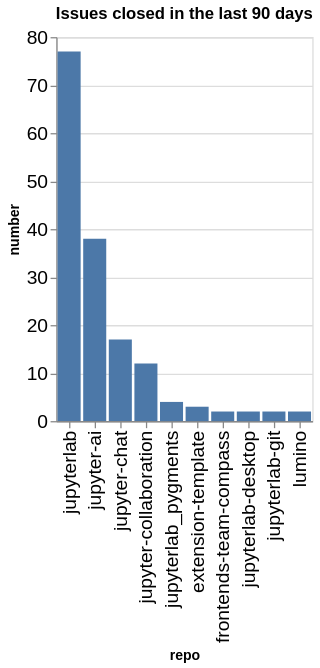

Write notebook code for a chart like this one.
### Code cell
closed_counts = closed.groupby(['org', 'repo']).count()['number'].reset_index()
closed_counts['org/repo'] = closed_counts.apply(lambda a: a['org'] + '/' + a['repo'], axis=1)
sorted_vals = closed_counts.sort_values(['number'], ascending=False)['repo'].values
alt.Chart(data=closed_counts, title=f"Issues closed in the last {n_days} days").mark_bar().encode(
    x=alt.X('repo', sort=alt.Sort(sorted_vals.tolist())),
    y='number',
)

### Figure 1 — Vega-Lite specification as saved in the notebook (floating-point values rounded to 4 significant figures)
{"config": {"axisLeft": {"labelFontSize": 15}, "axisBottom": {"labelFontSize": 15}}, "data": {"name": "data-a4969f3b7ac2a678ab656b37727be06a"}, "mark": {"type": "bar"}, "encoding": {"x": {"field": "repo", "sort": ["jupyterlab", "jupyter-ai", "jupyter-chat", "jupyter-collaboration", "jupyterlab_pygments", "extension-template", "frontends-team-compass", "jupyterlab-desktop", "jupyterlab-git", "lumino"], "type": "nominal"}, "y": {"field": "number", "type": "quantitative"}}, "title": "Issues closed in the last 90 days", "$schema": "https://vega.github.io/schema/vega-lite/v5.20.1.json", "datasets": {"data-a4969f3b7ac2a678ab656b37727be06a": [{"org": "jupyterlab", "repo": "extension-template", "number": 3, "org/repo": "jupyterlab/extension-template"}, {"org": "jupyterlab", "repo": "frontends-team-compass", "number": 2, "org/repo": "jupyterlab/frontends-team-compass"}, {"org": "jupyterlab", "repo": "jupyter-ai", "number": 38, "org/repo": "jupyterlab/jupyter-ai"}, {"org": "jupyterlab", "repo": "jupyter-chat", "number": 17, "org/repo": "jupyterlab/jupyter-chat"}, {"org": "jupyterlab", "repo": "jupyter-collaboration", "number": 12, "org/repo": "jupyterlab/jupyter-collaboration"}, {"org": "jupyterlab", "repo": "jupyterlab", "number": 77, "org/repo": "jupyterlab/jupyterlab"}, {"org": "jupyterlab", "repo": "jupyterlab-desktop", "number": 2, "org/repo": "jupyterlab/jupyterlab-desktop"}, {"org": "jupyterlab", "repo": "jupyterlab-git", "number": 2, "org/repo": "jupyterlab/jupyterlab-git"}, {"org": "jupyterlab", "repo": "jupyterlab_pygments", "number": 4, "org/repo": "jupyterlab/jupyterlab_pygments"}, {"org": "jupyterlab", "repo": "lumino", "number": 2, "org/repo": "jupyterlab/lumino"}]}}
